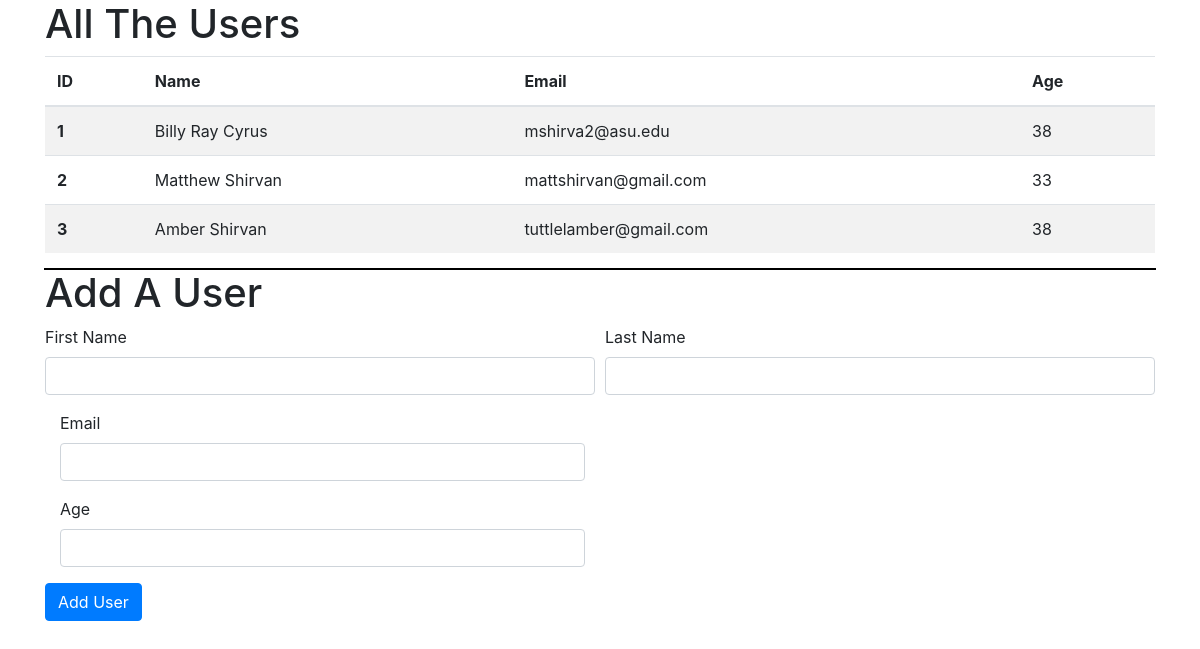
The page / on the database its author committed.
### app.py (models this page shows)
class User(db.Model):
    __tablename__ = 'users'
    id = db.Column(db.Integer, primary_key = True)
    first_name = db.Column(db.String(45))
    last_name = db.Column(db.String(45))
    email = db.Column(db.String(45))
    age = db.Column(db.Integer)
    created_at = db.Column(db.DateTime, server_default = func.now())
    updated_at = db.Column(db.DateTime, server_default = func.now(), onupdate = func.now())

### app.py (the view)
@app.route("/")
def index():
    users = User.query.all()
    return render_template("index.html", users = users)

### templates/index.html (shortened to what this page needs)
<!DOCTYPE html>
<html lang="en">
<head>
    <link rel="stylesheet" href="https://stackpath.bootstrapcdn.com/bootstrap/4.4.1/css/bootstrap.min.css">
</head>
<body>
    <div class="container">
        <h1>All The Users</h1>
        <table class="table table-striped">
            <thead>
              <tr>
                <th scope="col">ID</th>
                <th scope="col">Name</th>
                <th scope="col">Email</th>
                <th scope="col">Age</th>
              </tr>
            </thead>
            <tbody>
                {% for user in users %}
                    <tr>
                      <th scope="row">{{user['id']}}</th>
                      <td>{{user['first_name']}} {{user['last_name']}} </td>
                      <td>{{user['email']}}</td>
                      <td>{{user['age']}}</td>
                    </tr>
                {% endfor %}
            </tbody>
          </table>
          <h1>Add A User</h1>
          <form action="/create" method="POST">
            <div class="form-row">
              <div class="form-group col-md-6">
                <label for="inputEmail4">First Name</label>
                <input type="text" name = "first_name" class="form-control" id="inputEmail4">
              </div>
              <div class="form-group col-md-6">
                <label for="inputEmail4">Last Name</label>
                <input type="text" name = "last_name" class="form-control" id="inputEmail4">
              </div>
            </div>
            <div class="create">
                <div class="form-group col-md-6">
                    <label for="inputEmail4">Email</label>
                    <input type="email" name="email"  class="form-control" id="inputEmail4">
                </div>
                <div class="form-group col-md-6">
                    <label for="inputEmail4">Age</label>
                    <input type="text" name = "age" class="form-control" id="inputEmail4">
                </div>
            </div>
            <button type="submit" class="btn btn-primary">Add User</button>
          </form>
    </div>
</body>
</html>

### rows shown on the page
User: id "1", first_name "Billy", last_name "Ray Cyrus", email "mshirva2@asu.edu", age "38"
User: id "2", first_name "Matthew", last_name "Shirvan", email "mattshirvan@gmail.com", age "33"
User: id "3", first_name "Amber", last_name "Shirvan", email "tuttlelamber@gmail.com", age "38"
